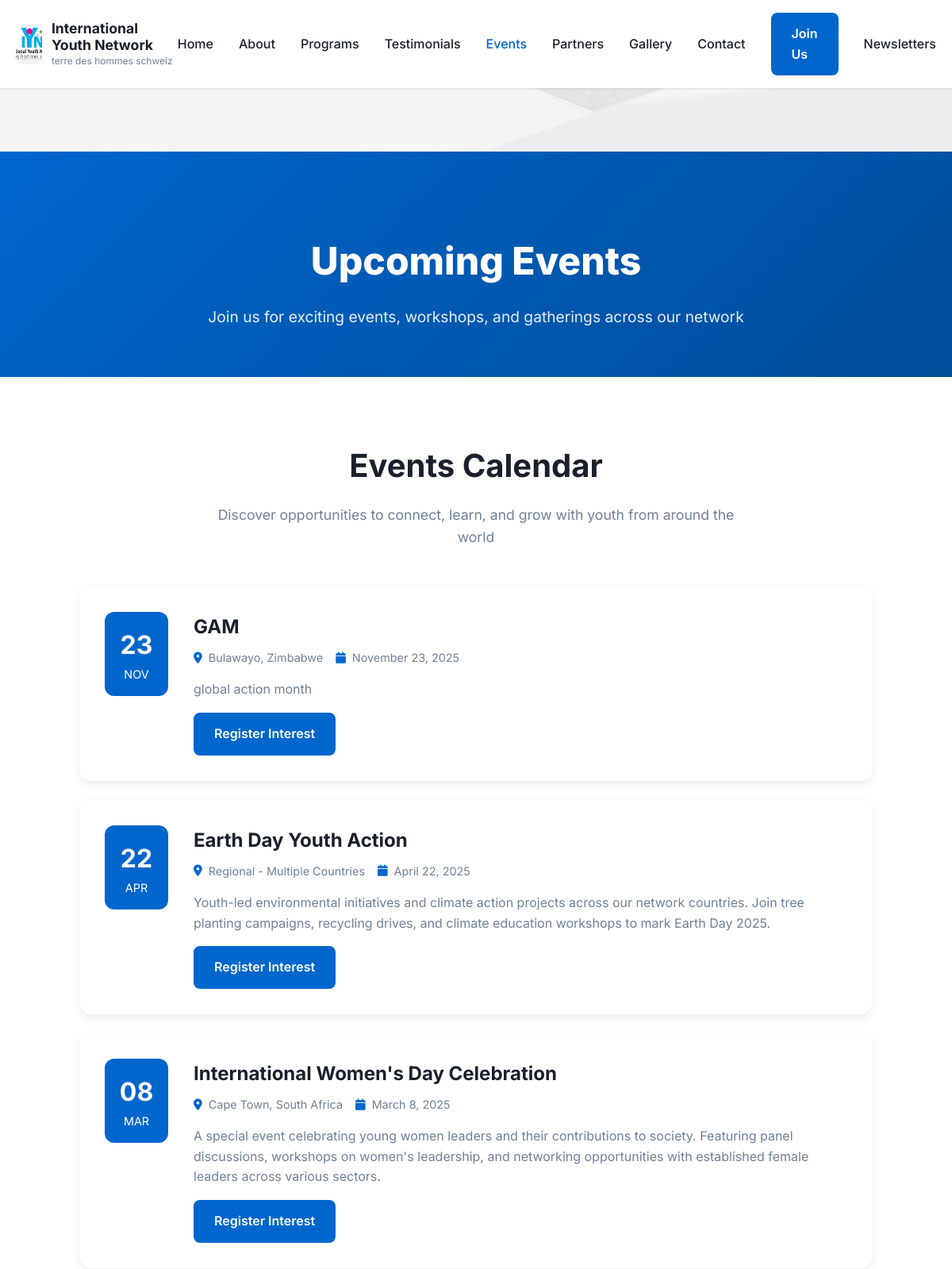
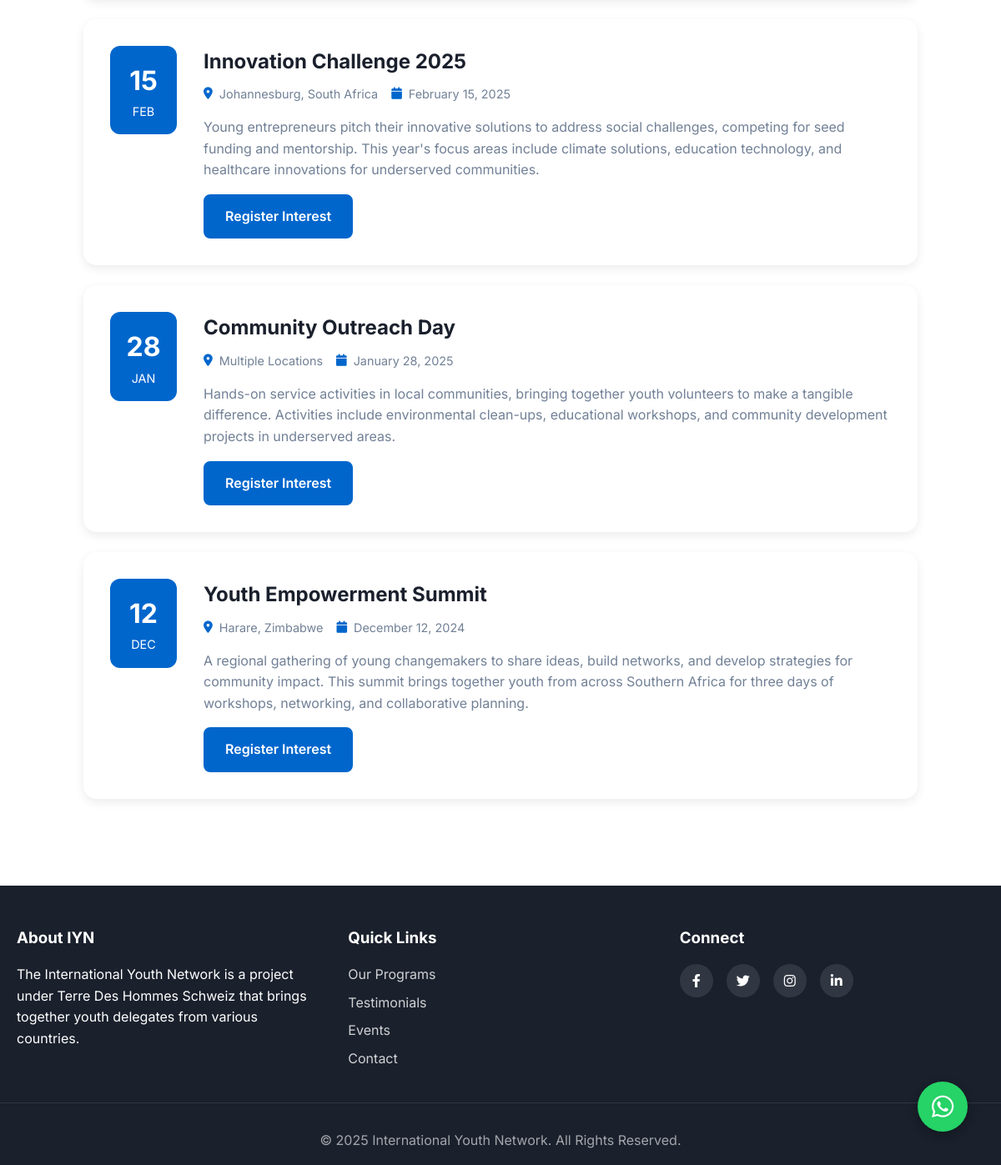
Screenshot of /events/ with the database file from the repository (2 pictures, top to bottom).
### core/models.py (models this page shows, shortened)
class Event(models.Model):
    title = models.CharField(max_length=200)
    slug = models.SlugField(unique=True)
    description = models.TextField()
    location = models.CharField(max_length=200)
    country = models.ForeignKey(Country, on_delete=models.SET_NULL, null=True, blank=True)
    start_date = models.DateTimeField()
    end_date = models.DateTimeField(null=True, blank=True)
    image = models.ImageField(upload_to='events/', blank=True)
    registration_link = models.URLField(blank=True)
    is_featured = models.BooleanField(default=False)
    is_published = models.BooleanField(default=True)
    created_at = models.DateTimeField(auto_now_add=True)
    updated_at = models.DateTimeField(auto_now=True)
    class Meta:
        ordering = ['-start_date']

### core/views.py (the view)
# urls.py: path('events/', views.events_view, name='events'),
def events_view(request):
    events_list = Event.objects.filter(is_published=True)
    paginator = Paginator(events_list, 9)  # Show 9 events per page
    page_number = request.GET.get('page')
    events = paginator.get_page(page_number)
    context = {'events': events}
    return render(request, 'events.html', context)

### templates/events.html (shortened to what this page needs)
{% load static %}
<!DOCTYPE html>
<html lang="en">
<head>
    <link rel="stylesheet" href="{% static 'css/style.css' %}">
    <link rel="stylesheet" href="https://cdnjs.cloudflare.com/ajax/libs/font-awesome/6.4.0/css/all.min.css">
</head>
<body>
    <header>
        <div class="container header-container">
            <div class="logo">
                <div class="logo-image">
                    <img src="{% static 'images/images.jfif' %}" alt="IYN Logo">
                </div>
                <div class="logo-text">
                    <div class="main">International Youth Network</div>
                    <div class="sub">terre des hommes schweiz</div>
                </div>
            </div>
            <nav>
                <ul>
                    <li><a href="{% url 'index' %}">Home</a></li>
                    <li><a href="{% url 'about' %}">About</a></li>
                    <li><a href="{% url 'programs' %}">Programs</a></li>
                    <li><a href="{% url 'testimonials' %}">Testimonials</a></li>
                    <li><a href="{% url 'events' %}" class="active">Events</a></li>
                    <li><a href="{% url 'partners' %}">Partners</a></li>
                    <li><a href="{% url 'gallery_list' %}">Gallery</a></li>
                    <li><a href="{% url 'contact' %}">Contact</a></li>
                    <li><a href="{% url 'join' %}" class="btn">Join Us</a></li>
                    <li><a href="{% url 'newsletters' %}">Newsletters</a></li>
                </ul>
            </nav>
        </div>
    </header>
    <section class="page-header">
        <div class="container">
            <h1>Upcoming Events</h1>
            <p>Join us for exciting events, workshops, and gatherings across our network</p>
        </div>
    </section>
    <section class="events">
        <div class="container">
            <div class="section-heading">
                <h2>Events Calendar</h2>
                <p>Discover opportunities to connect, learn, and grow with youth from around the world</p>
            </div>
            <div class="events-container">
                {% if events %}
                {% for event in events %}
                <div class="event-card">
                    <div class="event-date">
                        <div class="day">{{ event.start_date|date:"d" }}</div>
                        <div class="month">{{ event.start_date|date:"M"|upper }}</div>
                    </div>
                    <div class="event-details">
                        <h3>{{ event.title }}</h3>
                        <div class="event-meta">
                            <span><i class="fas fa-map-marker-alt"></i> {{ event.location }}</span>
                            <span><i class="fas fa-calendar"></i> {{ event.start_date|date:"F j, Y" }}</span>
                        </div>
                        <p>{{ event.description }}</p>
                        {% if event.registration_link %}
                        <a href="{{ event.registration_link }}" class="btn" target="_blank">Register Now</a>
                        {% else %}
                        <a href="{% url 'join' %}" class="btn">Register Interest</a>
                        {% endif %}
                    </div>
                </div>
                {% endfor %}
                {% endif %}
            </div>
        </div>
    </section>
    <footer>
        <div class="container footer-content">
            <div>
                <h3>About IYN</h3>
                <p>The International Youth Network is a project under Terre Des Hommes Schweiz that brings together
                    youth delegates from various countries.</p>
            </div>
            <div>
                <h3>Quick Links</h3>
                <ul class="footer-links">
                    <li><a href="{% url 'programs' %}">Our Programs</a></li>
                    <li><a href="{% url 'testimonials' %}">Testimonials</a></li>
                    <li><a href="{% url 'events' %}">Events</a></li>
                    <li><a href="{% url 'contact' %}">Contact</a></li>
                </ul>
            </div>
            <div>
                <h3>Connect</h3>
                <div class="social-links">
                    <a href="#" aria-label="Facebook" title="Facebook"><i class="fab fa-facebook-f"></i></a>
                    <a href="#" aria-label="Twitter" title="Twitter"><i class="fab fa-twitter"></i></a>
                    <a href="#" aria-label="Instagram" title="Instagram"><i class="fab fa-instagram"></i></a>
                    <a href="#" aria-label="LinkedIn" title="LinkedIn"><i class="fab fa-linkedin-in"></i></a>
                </div>
            </div>
        </div>
        <div class="copyright">
            © 2025 International Youth Network. All Rights Reserved.
        </div>
    </footer>
    <a href="https://api.whatsapp.com/send?phone=263774668432&text=Hello!%20International%20Youth%20Network%20I%20would%20like%20to%20learn%20more%20about.."
        class="whatsapp-float" target="_blank" rel="noopener noreferrer">
        <i class="fab fa-whatsapp"></i>
    </a>
</body>
</html>

### static/css/style.css (style rules this page uses)
* { margin: 0; padding: 0; box-sizing: border-box; }
:root { --primary: #0066cc; --primary-dark: #004d99; --accent: #00cc99; --background: #f8fafc; --surface: #ffffff; --text: #1a202c; --text-light: #718096; --border: #e2e8f0; --success: #38a169; }
body { font-family: "Inter", -apple-system, BlinkMacSystemFont, "Segoe UI", sans-serif; line-height: 1.6; color: var(--text); background: var(--background); min-height: 100vh; display: flex; flex-direction: column; }
.container { max-width: 1200px; margin: 0 auto; padding: 0 20px; }
header { background: var(--surface); box-shadow: 0 1px 3px rgba(0, 0, 0, 0.1); position: sticky; top: 0; z-index: 1000; }
.header-container { display: flex; justify-content: space-between; align-items: center; padding: 1rem 20px; }
.logo { display: flex; align-items: center; gap: 12px; }
.logo-image { width: 50px; height: 50px; border-radius: 8px; overflow: hidden; }
.logo-image img { width: 100%; height: 100%; object-fit: cover; }
.logo-text .main { font-size: 1.1rem; font-weight: 700; color: var(--text); line-height: 1.2; }
.logo-text .sub { font-size: 0.75rem; color: var(--text-light); }
nav ul { display: flex; list-style: none; gap: 2rem; align-items: center; }
nav a { text-decoration: none; color: var(--text); font-weight: 500; transition: color 0.3s; }
nav a:hover, nav a.active { color: var(--primary); }
.btn { display: inline-block; padding: 12px 24px; background: var(--primary); color: white !important; border-radius: 8px; text-decoration: none; font-weight: 600; transition: all 0.3s; border: 2px solid var(--primary); cursor: pointer; }
footer { background: var(--text); color: white; padding: 3rem 0 1rem; margin-top: auto; }
.footer-content { display: grid; grid-template-columns: repeat(auto-fit, minmax(250px, 1fr)); gap: 2rem; margin-bottom: 2rem; }
.footer-content h3 { margin-bottom: 1rem; color: white; }
.footer-links { list-style: none; }
.footer-links li { margin-bottom: 0.5rem; }
.footer-links a { color: rgba(255, 255, 255, 0.8); text-decoration: none; transition: color 0.3s; }
.social-links { display: flex; gap: 1rem; }
.social-links a { width: 40px; height: 40px; border-radius: 50%; background: rgba(255, 255, 255, 0.1); display: flex; align-items: center; justify-content: center; color: white; text-decoration: none; transition: background 0.3s; }
.copyright { text-align: center; padding-top: 2rem; border-top: 1px solid rgba(255, 255, 255, 0.1); color: rgba(255, 255, 255, 0.6); }
.whatsapp-float { position: fixed; width: 60px; height: 60px; bottom: 40px; right: 40px; background-color: #25d366; color: #FFF; border-radius: 50px; text-align: center; font-size: 30px; box-shadow: 0 4px 12px rgba(0, 0, 0, 0.3); z-index: 100; display: flex; align-items: center; justify-content: center; transition: transform 0.3s; text-decoration: none; }

### templates/events.html (style rules this page uses)
.page-header { background: linear-gradient(135deg, var(--primary) 0%, var(--primary-dark) 100%); color: white; padding: 100px 0 60px; text-align: center; margin-top: 80px; }
.page-header h1 { font-size: 3rem; font-weight: 800; margin-bottom: 1rem; }
.page-header p { font-size: 1.2rem; opacity: 0.9; max-width: 700px; margin: 0 auto; }
.events { padding: 80px 0; background: var(--surface); }
.section-heading { text-align: center; margin-bottom: 3rem; }
.section-heading h2 { font-size: 2.5rem; color: var(--text); margin-bottom: 1rem; }
.section-heading p { font-size: 1.1rem; color: var(--text-light); max-width: 700px; margin: 0 auto; }
.events-container { max-width: 1000px; margin: 0 auto; }
.event-card { display: flex; gap: 2rem; background: white; padding: 2rem; border-radius: 16px; margin-bottom: 1.5rem; box-shadow: 0 4px 12px rgba(0, 0, 0, 0.08); transition: transform 0.3s; }
.event-date { text-align: center; background: var(--primary); color: white; padding: 1rem; border-radius: 12px; min-width: 80px; height: fit-content; }
.event-date .day { font-size: 2rem; font-weight: 700; }
.event-date .month { font-size: 0.9rem; text-transform: uppercase; }
.event-details { flex: 1; }
.event-details h3 { font-size: 1.5rem; margin-bottom: 0.5rem; color: var(--text); }
.event-details p { color: var(--text-light); line-height: 1.6; margin-bottom: 1rem; }
.event-meta { display: flex; gap: 1rem; margin-bottom: 1rem; flex-wrap: wrap; }
.event-meta span { display: flex; align-items: center; gap: 0.5rem; font-size: 0.9rem; color: var(--text-light); }
.event-meta i { color: var(--primary); }

### rows the page displays
Event: start_date "23", start_date "NOV", title "GAM", location "Bulawayo, Zimbabwe", start_date "November 23, 2025", description "global action month", registration_link "Register Interest"
Event: start_date "22", start_date "APR", title "Earth Day Youth Action", location "Regional - Multiple Countries", start_date "April 22, 2025", description "Youth-led environmental initiatives and climate action projects across our network countries. Join tree planting campaigns, recycling drives, and climate education workshops to mark Earth Day 2025.", registration_link "Register Interest"
Event: start_date "08", start_date "MAR", title "International Women's Day Celebration", location "Cape Town, South Africa", start_date "March 8, 2025", description "A special event celebrating young women leaders and their contributions to society. Featuring panel discussions, workshops on women's leadership, and networking opportunities with established female leaders across various sectors.", registration_link "Register Interest"
Event: start_date "15", start_date "FEB", title "Innovation Challenge 2025", location "Johannesburg, South Africa", start_date "February 15, 2025", description "Young entrepreneurs pitch their innovative solutions to address social challenges, competing for seed funding and mentorship. This year's focus areas include climate solutions, education technology, and healthcare innovations for underserved communities.", registration_link "Register Interest"
Event: start_date "28", start_date "JAN", title "Community Outreach Day", location "Multiple Locations", start_date "January 28, 2025", description "Hands-on service activities in local communities, bringing together youth volunteers to make a tangible difference. Activities include environmental clean-ups, educational workshops, and community development projects in underserved areas.", registration_link "Register Interest"
Event: start_date "12", start_date "DEC", title "Youth Empowerment Summit", location "Harare, Zimbabwe", start_date "December 12, 2024", description "A regional gathering of young changemakers to share ideas, build networks, and develop strategies for community impact. This summit brings together youth from across Southern Africa for three days of workshops, networking, and collaborative planning.", registration_link "Register Interest"
